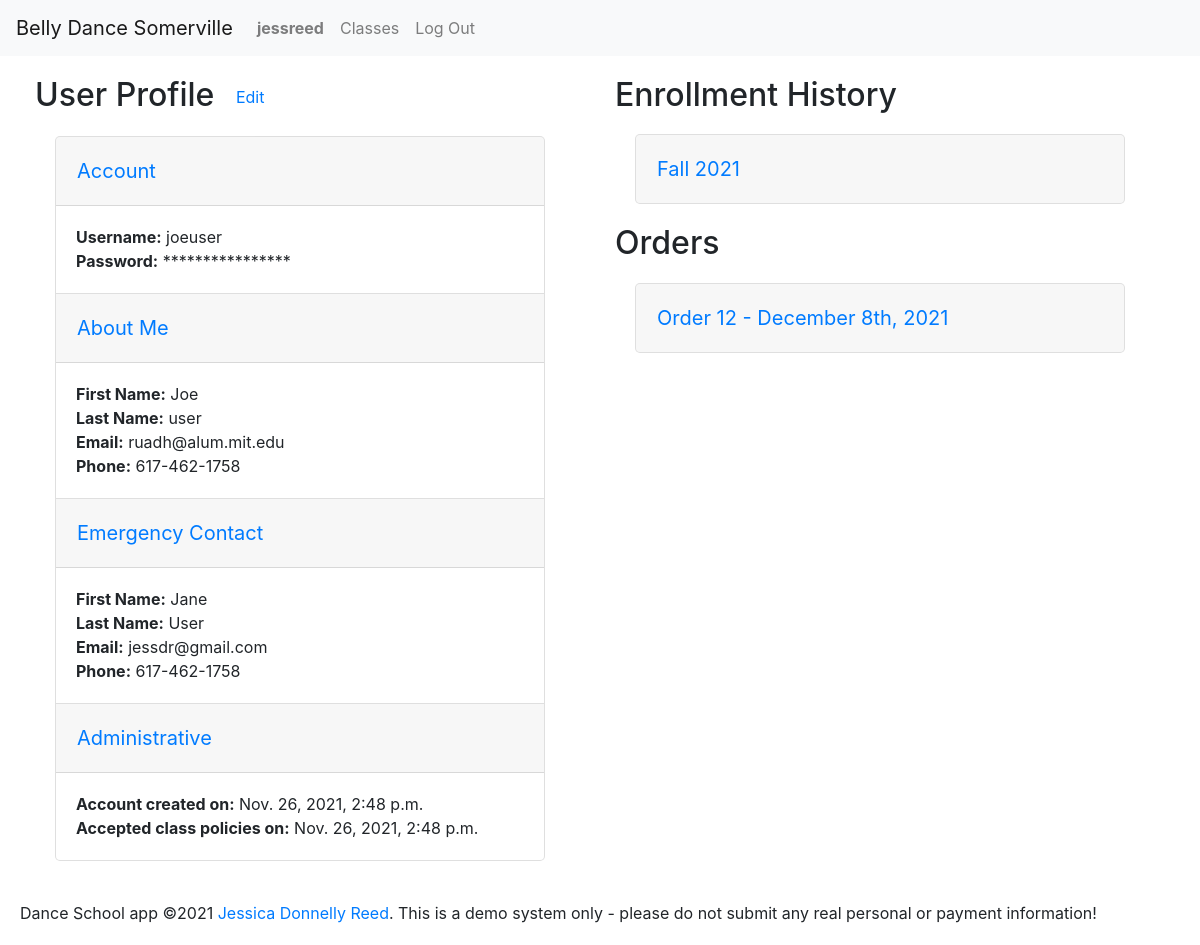
Before: /profile/27 (signed in) with the older database file.
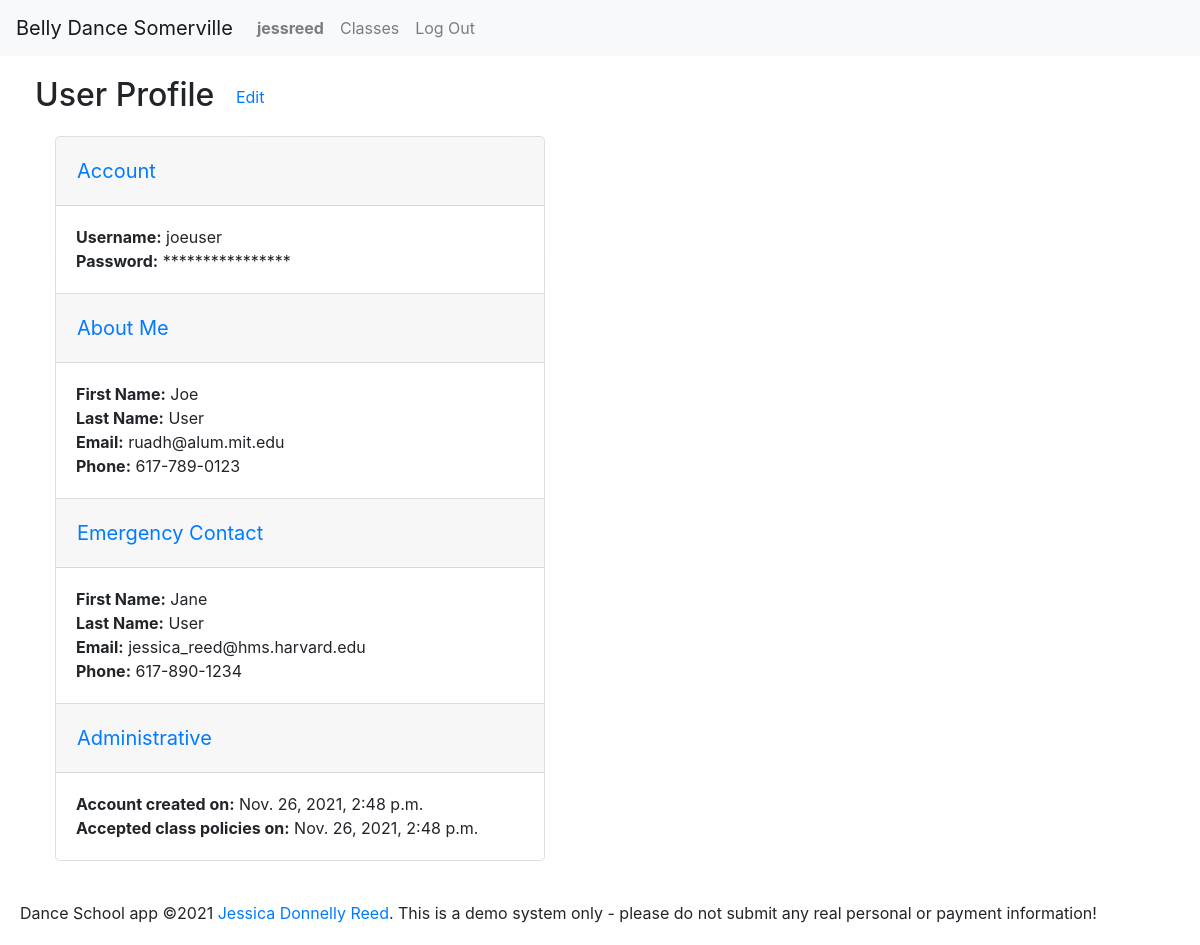
After: the same page with the newer database file.
### enrollment/models.py (models this page shows, shortened)
class User(AbstractUser):
    timezone = models.CharField(max_length=32, choices=TIMEZONES,
                                default=settings.DEFAULT_TIMEZONE)
    first_name = models.CharField(max_length=128, null=False, blank=False)
    last_name = models.CharField(max_length=128, null=False, blank=False)
    email = models.EmailField(max_length=254, null=False, blank=False)
    phone = models.CharField(max_length=32, null=True, blank=True)
    emergency_first = models.CharField(max_length=128, null=True, blank=True)
    emergency_last = models.CharField(max_length=128, null=True, blank=True)
    emergency_email = models.EmailField(max_length=254, null=True, blank=True)
    emergency_phone = models.CharField(max_length=32, null=True, blank=True)
    accept_terms = models.DateTimeField(null=True, blank=True)
    contact_sheet_notes = models.CharField(
        max_length=2048, null=True, blank=True)

class Semester(models.Model):
    name = models.CharField(max_length=128, null=False, blank=False)
    start_date = models.DateField(null=False, blank=False)
    end_date = models.DateField(null=False, blank=False)
    registration_open = models.DateTimeField(null=False, blank=False)
    registration_close = models.DateTimeField(null=False, blank=False)
    recital = models.DateTimeField(null=True, blank=True)
    hide = models.BooleanField(default=True, null=True, blank=True)

class Order(models.Model):
    student = models.ForeignKey(
        User, on_delete=PROTECT, null=False, blank=False, related_name='orders')
    discount = models.DecimalField(
        max_digits=8, decimal_places=2, null=True, blank=True)
    completed = models.DateTimeField(null=True, blank=True)
    @property
    def subtotal(self):
        try:
            amount = self.line_items.aggregate(Sum('price'))['price__sum']
        except LineItem.DoesNotExist:
            return 0
        return 0 if amount is None else amount
    @property
    def total(self):
        return self.subtotal - self.discount if self.discount is not None else self.subtotal

### enrollment/views.py (the view)
# urls.py: path('profile/<int:id>', views.profile_view, name='view_profile'),
@login_required
def profile_view(request, id):
    set_timezone(request)
    if request.method == 'GET':
        if request.user.id == id or request.user.is_staff:
            try:
                profile = User.objects.get(id=id)
            except User.DoesNotExist:
                return render(request, 'enrollment/profile.html', {
                    'orders': None,
                    'message': f'User {id} not found.'
                })
            semesters = Semester.objects.filter(
                offerings__line_items__order__student=id,
                offerings__line_items__order__completed__isnull=False).order_by('-start_date').distinct()
            for semester in semesters:
                semester.enrollments = LineItem.objects.filter(order__student=id).filter(
                    offering__semester=semester).exclude(order__completed=None)
            orders = completed_orders(request, id).order_by('-completed')
            for order in orders:
                order.items = order.line_items.all()
            return render(request, 'enrollment/profile.html', {
                'orders': orders,
                'semesters': semesters,
                'profile': profile
            })
        return render(request, 'enrollment/profile.html', {
            'orders': None,
            'message': 'You may not view other users\' profiles'
        })
    return render(request, 'enrollment/profile.html', {
        'orders': None,
        'message': 'GET method required'
    })

### enrollment/context_processors.py (called while the page is built)
def global_settings(request):
    return {
    'DEFAULT_TIMEZONE': settings.DEFAULT_TIMEZONE,
    'TIME_FORMAT': settings.TIME_FORMAT,
    'DATE_FORMAT': settings.DATE_FORMAT,
    'DATE_TIME_FORMAT': settings.DATE_TIME_FORMAT,
    'DATE_TIME_FORMAT_NO_YEAR': settings.DATE_TIME_FORMAT_NO_YEAR,
    'DATE_TIME_TIMEZONE_FORMAT': settings.DATE_TIME_TIMEZONE_FORMAT,
    'SCHOOL_NAME': settings.SCHOOL_NAME,
    'SCHOOL_POLICIES': settings.SCHOOL_POLICIES,
    'NO_OFFERINGS': settings.NO_OFFERINGS,
    }

### enrollment/models.py (called while the page is built)
    @property
    def weekday_name(self):
        return settings.WEEKDAYS[self.weekday][1]

### enrollment/views.py (called while the page is built)
def set_timezone(request):
    if request.user.is_authenticated:
        timezone.activate(request.user.timezone)
    else:
        timezone.activate(settings.DEFAULT_TIMEZONE)

@login_required
def completed_orders(request, user):
    try:
        orders = Order.objects.filter(student=user).exclude(completed=None)
    except Order.DoesNotExist:
        return None
    return orders

### enrollment/templates/enrollment/profile.html (shortened to what the changed rows need)
{% extends "enrollment/layout.html" %}
{% block body %}
<div class="row">
    {% if profile %}
    <div id="profile-view" class="col-md">
        <h2>User Profile <button class="btn btn-link" id="edit-profile-button" data-profile={{profile.id}}>Edit</button></h2>
        <div class="accordion" id="profile-accordion">
            <div class="card" data-section="account">
                <div class="card-header" id="heading-account">
                    <h3 class="mb-0">
                        <button class="btn btn-link" type="button" data-toggle="collapse" data-target="#collapse-account" aria-expanded="true" aria-controls="collapse-account">
                            Account
                        </button>
                    </h3>
                </div>
                <div id="collapse-account" class="collapse show" aria-labelledby="heading-account" data-parent="#profile-accordion">
                    <div class="card-body">
                        <div>
                            <span class="label">Username:</span> <span class="value">{{profile.username}}</span>
                        </div>
                        <div>
                            <span class="label">Password:</span> <span class="value">****************</span>
                        </div>
                    </div>
                </div>
            </div>
            <div class="card" data-section="about-me">
                <div class="card-header" id="heading-about-me">
                    <h3 class="mb-0">
                        <button class="btn btn-link" type="button" data-toggle="collapse" data-target="#collapse-about-me" aria-expanded="true" aria-controls="collapse-about-me">
                            About Me
                        </button>
                    </h3>
                </div>
                <div id="collapse-about-me" class="collapse show" aria-labelledby="heading-about-me" data-parent="#profile-accordion">
                    <div class="card-body editable">
                        <div>
                            <span class="label">First Name:</span> <span class="value" id="first-name">{{profile.first_name}}</span>
                        </div>
                        <div>
                            <span class="label">Last Name:</span> <span class="value" id="last-name">{{profile.last_name}}</span>
                        </div>
                        <div>
                            <span class="label">Email:</span> <span class="value" id="email">{{profile.email}}</span>
                        </div>
                        <div>
                            <span class="label">Phone:</span> <span class="value" id="phone">{{profile.phone}}</span>
                        </div>
                    </div>
                </div>
            </div>
            <div class="card" data-section="emergency-contact">
                <div class="card-header" id="heading-emergency-contact">
                    <h3 class="mb-0">
                        <button class="btn btn-link" type="button" data-toggle="collapse" data-target="#collapse-emergency-contact" aria-expanded="true" aria-controls="collapse-emergency-contact">
                            Emergency Contact
                        </button>
                    </h3>
                </div>
                <div id="collapse-emergency-contact" class="collapse show" aria-labelledby="heading-emergency-contact" data-parent="#profile-accordion">
                    <div class="card-body editable">
                        <div>
                            <span class="label">First Name:</span> <span class="value" id="emergency-first">{{profile.emergency_first}}</span>
                        </div>
                        <div>
                            <span class="label">Last Name:</span> <span class="value" id="emergency-last">{{profile.emergency_last}}</span>
                        </div>
                        <div>
                            <span class="label">Email:</span> <span class="value" id="emergency-email">{{profile.emergency_email}}</span>
                        </div>
                        <div>
                            <span class="label">Phone:</span> <span class="value" id="emergency-phone">{{profile.emergency_phone}}</span>
                        </div>
                    </div>
                </div>
            </div>
            <div class="card" data-section="administrative">
                <div class="card-header" id="heading-administrative">
                    <h3 class="mb-0">
                        <button class="btn btn-link" type="button" data-toggle="collapse" data-target="#collapse-administrative" aria-expanded="true" aria-controls="collapse-administrative">
                            Administrative
                        </button>
                    </h3>
                </div>
                <div id="collapse-administrative" class="collapse show" aria-labelledby="heading-administrative" data-parent="#profile-accordion">
                    <div class="card-body">
                        <div>
                            <span class="label">Account created on:</span> <span class="value">{{profile.date_joined}}</span>
                        </div>
                            <div><span class="label">Accepted class policies on:</span> <span class="value">{{profile.accept_terms}}</span>
                        </div>
                    </div>
                </div>
            </div>
        </div>
    </div>
    {% endif %}
    <div class="col-md" id="enrollments-orders">
        {% if semesters %}
            <h2>Enrollment History</h2>
            <div class="accordion" id="enrollment-accordion">
                {% for semester in semesters %}
                <div class="card" data-semester="{{semester.id}}">
                    <div class="card-header" id="heading{{semester.id}}">
                        <h3 class="mb-0">
                            <button class="btn btn-link" type="button" data-toggle="collapse" data-target="#collapse{{semester.id}}"
                                aria-expanded="true" aria-controls="collapse{{semester.id}}">
                                {{semester.name}}
                            </button>
                        </h3>
                    </div>
                </div>
                {% endfor %}
            </div>
        {% endif %}
        {% if orders %}
        <h2>Orders</h2>
        <div class="accordion" id="order-accordion">
            {% for order in orders %}
                <div class="card" data-order="{{order.id}}">
                    <div class="card-header" id="heading{{order.id}}">
                        <h3 class="mb-0">
                            <button class="btn btn-link" type="button" data-toggle="collapse" data-target="#collapse{{order.id}}"
                                aria-expanded="true" aria-controls="collapse{{order.id}}">
                                Order {{order.id}} - {{order.completed|date:DATE_FORMAT}}
                            </button>
                        </h3>
                    </div>
                </div>
            {% endfor %}
        </div>
        {% endif %}
    </div>
</div>
{% endblock %}

Changed rows visible on the page:
no longer on this page (row unchanged): Semester: name "Fall 2021"
removed Order: id "12", completed "December 8th, 2021"
changed User "joeuser": last_name "user" → "User"; phone "617-462-1758" → "617-789-0123"; emergency_email "jessdr@gmail.com" → "jessica_reed@hms.harvard.edu"; emergency_phone "617-462-1758" → "617-890-1234"
Other visible differences:
text no longer shown: "Enrollment History Orders"
